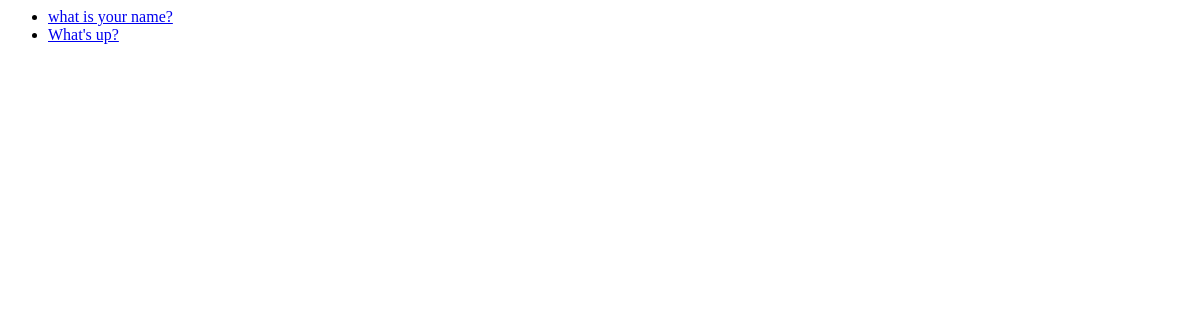
Before: / with the older database file.
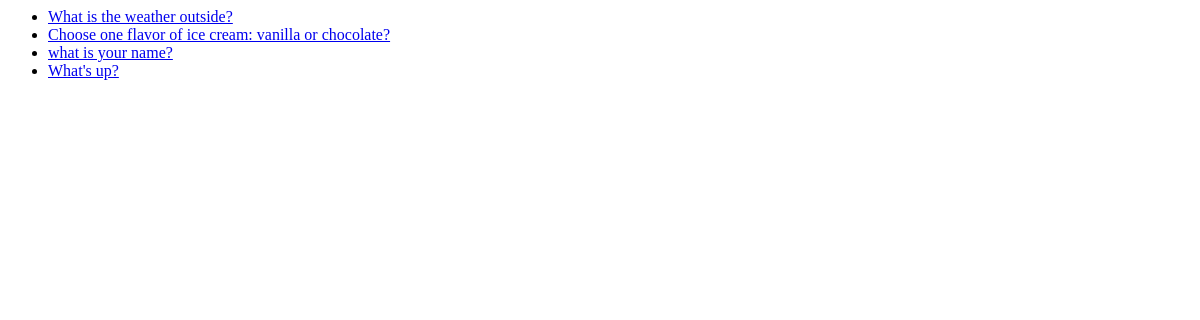
After: the same page with the newer database file.
### polls/models.py (models this page shows, shortened)
class Question(models.Model):
	question_text = models.CharField(max_length=200)
	pub_date = models.DateTimeField('date published')

### polls/views.py (the view)
# urls.py: url(r'^$', views.index, name='index'),
def index(request):
	latest_question_list = Question.objects.order_by('-pub_date')[:5]
	context = {
		'latest_question_list': latest_question_list,
	}
	return render(request, 'polls/index.html', context)

### polls/templates/polls/index.html
{% if latest_question_list %}
	<ul>
		{% for question in latest_question_list %}
		<li><a href = "{% url 'polls:detail' question.id %}">{{question.question_text}}</a></li>
		{% endfor %}
	</ul>
{% else %}
	<p>No polls are available at this time.</p>
{% endif %}

Changed rows visible on the page:
added Question: question_text "What is the weather outside?"
added Question: question_text "Choose one flavor of ice cream: vanilla or chocolate?"
